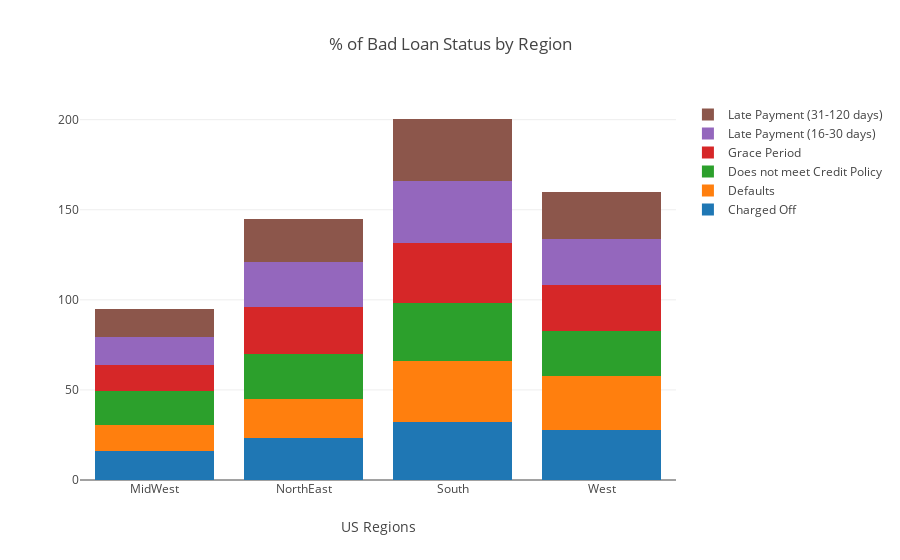

The cell this chart's notebook holds for it:
### Code cell
charged_off = loan_status_cross['Charged Off'].values.tolist()
default = loan_status_cross['Default'].values.tolist()
cred_policy = loan_status_cross['Does not meet the credit policy. Status:Charged Off'].values.tolist()
grace_prd = loan_status_cross['In Grace Period'].values.tolist()
thirty = loan_status_cross['Late (16-30 days)'] .values.tolist()
one_twenty = loan_status_cross['Late (31-120 days)'].values.tolist()



charged = go.Bar(
    x=['MidWest', 'NorthEast', 'South', 'West'],
    y= charged_off,
    name='Charged Off'
)

defaults = go.Bar(
    x=['MidWest', 'NorthEast', 'South', 'West'],
    y=default,
    name='Defaults'
)

credit_policy = go.Bar(
    x=['MidWest', 'NorthEast', 'South', 'West'],
    y= cred_policy,
    name='Does not meet Credit Policy'
)

grace = go.Bar(
    x=['MidWest', 'NorthEast', 'South', 'West'],
    y= grace_prd,
    name='Grace Period'
)

short_pays = go.Bar(
    x=['MidWest', 'NorthEast', 'South', 'West'],
    y= thirty,
    name='Late Payment (16-30 days)'
)

long_pays = go.Bar(
    x=['MidWest', 'NorthEast', 'South', 'West'],
    y= one_twenty,
    name='Late Payment (31-120 days)'
)




data = [charged, defaults, credit_policy, grace, short_pays, long_pays]
layout = go.Layout(
    barmode='stack',
    title = '% of Bad Loan Status by Region',
    xaxis=dict(title='US Regions')
)

fig = go.Figure(data=data, layout=layout)
iplot(fig, filename='stacked-bar')

### Figure 1 — Plotly figure (JSON) as saved in the notebook; plotly's stock layout.template omitted (floating-point values rounded to 4 significant figures)
{"data": [{"name": "Charged Off", "type": "bar", "uid": "39440092-54dc-4a80-b3a7-c951099ff7de", "x": ["MidWest", "NorthEast", "South", "West"], "y": [16.27, 23.58, 32.16, 27.99]}, {"name": "Defaults", "type": "bar", "uid": "013443f7-0c4d-40e2-8d69-8200c5a56aa2", "x": ["MidWest", "NorthEast", "South", "West"], "y": [14.36, 21.58, 34.13, 29.94]}, {"name": "Does not meet Credit Policy", "type": "bar", "uid": "9d78f2ee-219b-4948-b7d0-2ba3bbd14ce0", "x": ["MidWest", "NorthEast", "South", "West"], "y": [18.66, 24.97, 31.8, 24.57]}, {"name": "Grace Period", "type": "bar", "uid": "30db5ff3-a73a-4c17-9052-7b0e328e01db", "x": ["MidWest", "NorthEast", "South", "West"], "y": [14.81, 25.99, 33.66, 25.54]}, {"name": "Late Payment (16-30 days)", "type": "bar", "uid": "6ea45625-ee06-46ee-8fda-b0e2556954ed", "x": ["MidWest", "NorthEast", "South", "West"], "y": [15.02, 24.82, 34.28, 25.88]}, {"name": "Late Payment (31-120 days)", "type": "bar", "uid": "22ddbd06-5bab-434f-b4c1-f912ffa2eaff", "x": ["MidWest", "NorthEast", "South", "West"], "y": [15.7, 24.15, 34.35, 25.8]}], "layout": {"barmode": "stack", "title": "% of Bad Loan Status by Region", "xaxis": {"title": "US Regions"}}}
